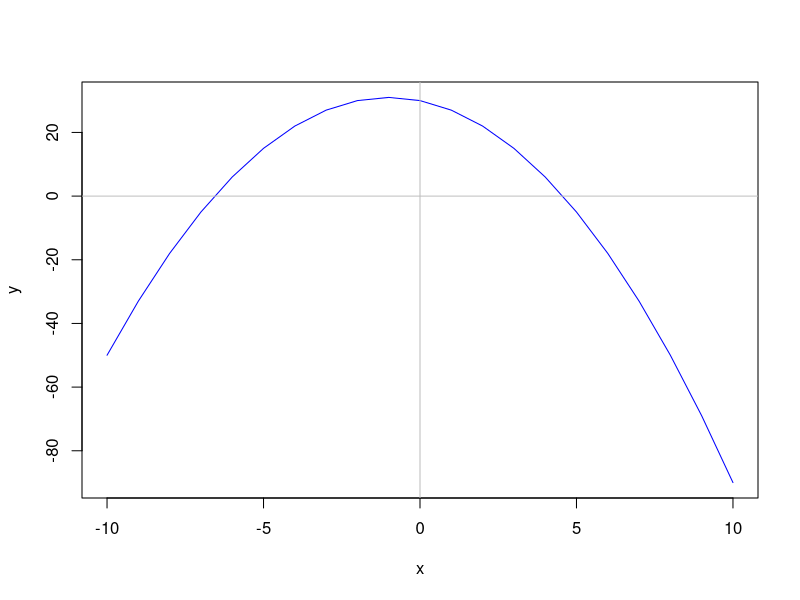
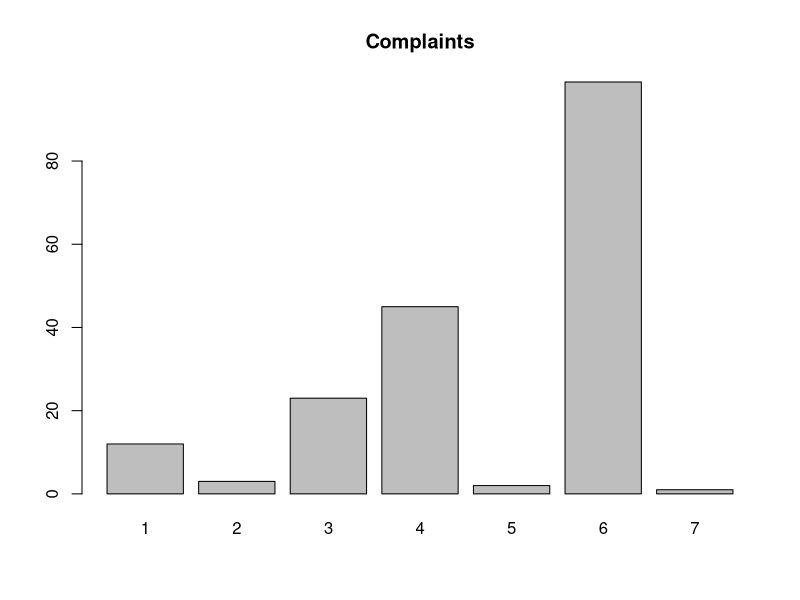

Recreate these plots in R, in order.
## R4H2O: Data Science for Water Professionals
## Chapter 3: Introduction to the R Language 

# basics
3 - 3 * (6 + 2)

diameter <- 150
pipe_area <- (pi / 4) * (diameter / 1000)^2
pipe_area

complaints <- c(12, 3, 23, 45, 2, 99, 1)
mean(complaints)

x <- -10:10
y <- -x^2 -2 * x + 30
plot(x, y, type = "l", col = "blue")
abline(h = 0, col = "grey")
abline(v = 0, col = "grey")

barplot(complaints, main = "Complaints", names.arg = 1:7)

# Vector functions
flow <- c(12, 3, 23, 45, 2, 99, 1, 0)

sum(flow)
prod(flow)
abs(flow)
exp(flow)
factorial(flow)
log(flow, base = 10)
sqrt(flow)
